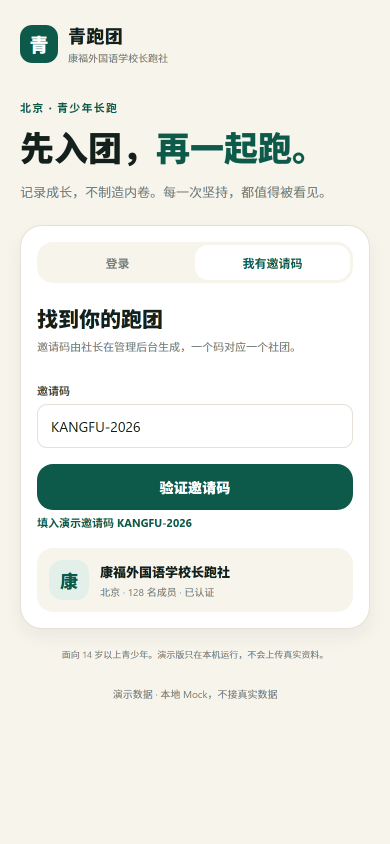
#> input picture mobile/shots/membership/01-invite-code.png, 780 x 1688 px, found by its file name (shown at 1/2 size)
$ python make-membership-sheet.py
#> lines starting #> are read from the running program, lines starting #| are printed output that depends on the picture
from pathlib import Path
from PIL import Image, ImageDraw, ImageFont

base = Path(r"E:/QPTapp/mobile/shots/membership")
items = [
    ("01-invite-code.png", "01 邀请码"),
    ("02-join-form.png", "02 入团资料，不再要密码"),
    ("03-pending.png", "03 待社长审批"),
    ("04-approved.png", "04 审批通过页"),
    ("05-home-after-approval.png", "05 进团后保留昵称"),
    ("06-second-pending.png", "06 第二条申请待审批"),
    ("07-rejected.png", "07 拒绝页与社长留言"),
    ("08-reapply-form.png", "08 预填资料重新申请"),
    ("09-pending-again.png", "09 重提后待审批"),
]
target_w = 320
gap = 16
margin = 28
label_h = 30
cols = 3
bg = (247, 244, 236)
brand = (14, 90, 74)
muted = (110, 110, 105)
font_path = r"C:/Windows/Fonts/msyh.ttc"
font = ImageFont.truetype(font_path, 18)
small = ImageFont.truetype(font_path, 14)
title_font = ImageFont.truetype(font_path, 28)

loaded = []
for name, label in items:
    im = Image.open(base / name).convert("RGB")
#> im is the input picture: PIL image 780x1688 RGB; mean R, G, B 231, 233.7, 227.6
    h = round(im.height * target_w / im.width)
#> h = 693
    im = im.resize((target_w, h), Image.LANCZOS)
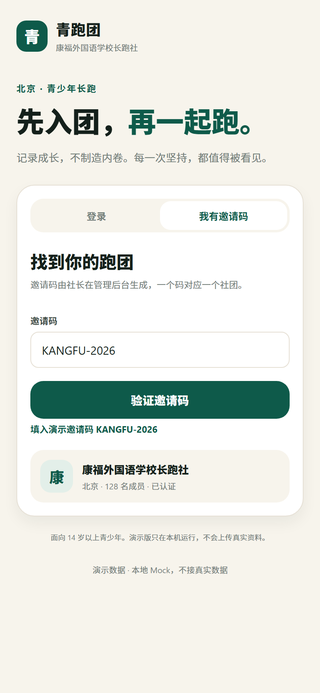
#> im: PIL image 320x693 RGB; mean R, G, B 230.8, 233.5, 227.4
    loaded.append((im, label))
#> pass 2 of the loop `for name, label in items:`:
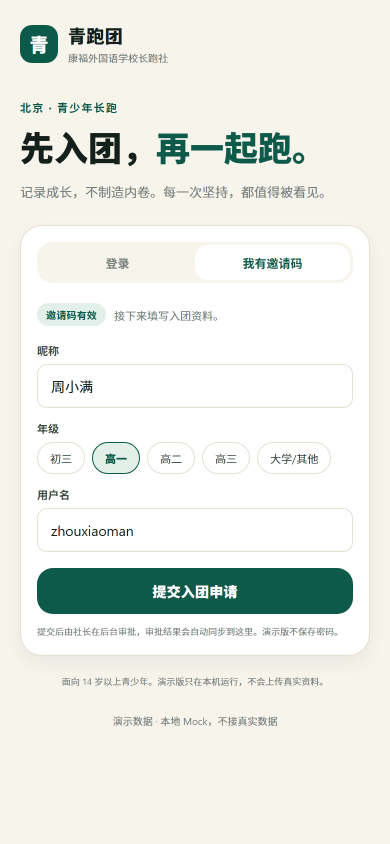
#> input picture mobile/shots/membership/02-join-form.png, 780 x 1688 px, found by its file name (shown at 1/2 size)
#> im is the input picture: PIL image 780x1688 RGB; mean R, G, B 232.9, 235.8, 230.3
#> `im = im.resize((target_w, h), Image.LANCZOS)`:
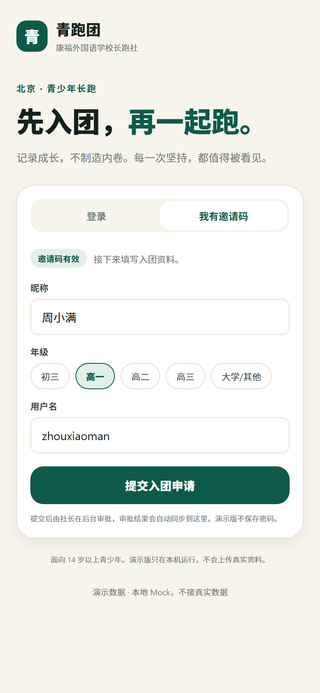
#> im: PIL image 320x693 RGB; mean R, G, B 232.8, 235.6, 230.1
#> pass 3 of the loop `for name, label in items:`:
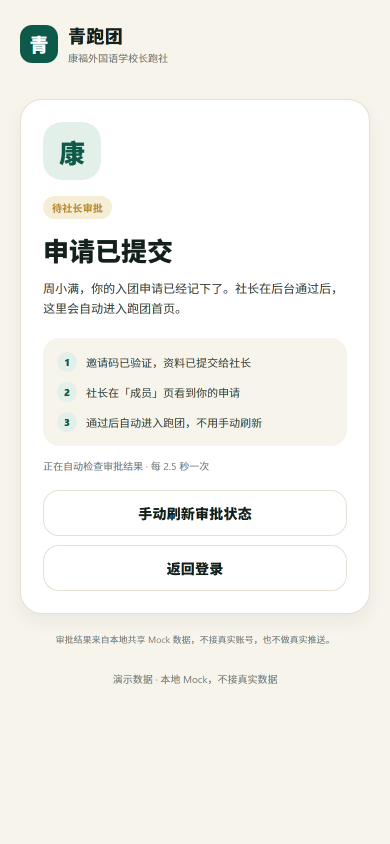
#> input picture mobile/shots/membership/03-pending.png, 780 x 1688 px, found by its file name (shown at 1/2 size)
#> im is the input picture: PIL image 780x1688 RGB; mean R, G, B 243.7, 242.8, 238
#> `im = im.resize((target_w, h), Image.LANCZOS)`:
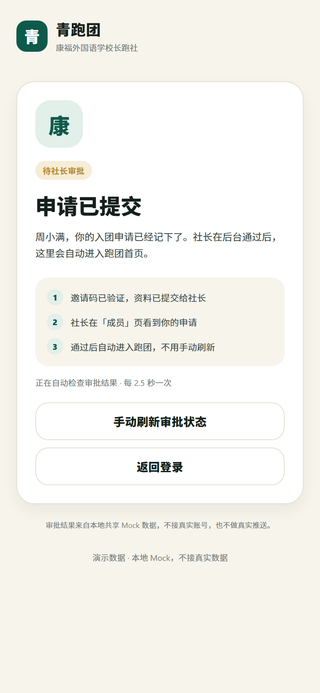
#> im: PIL image 320x693 RGB; mean R, G, B 243.5, 242.6, 237.8
#> (the run stopped early here; a loop or call above may not have finished)
